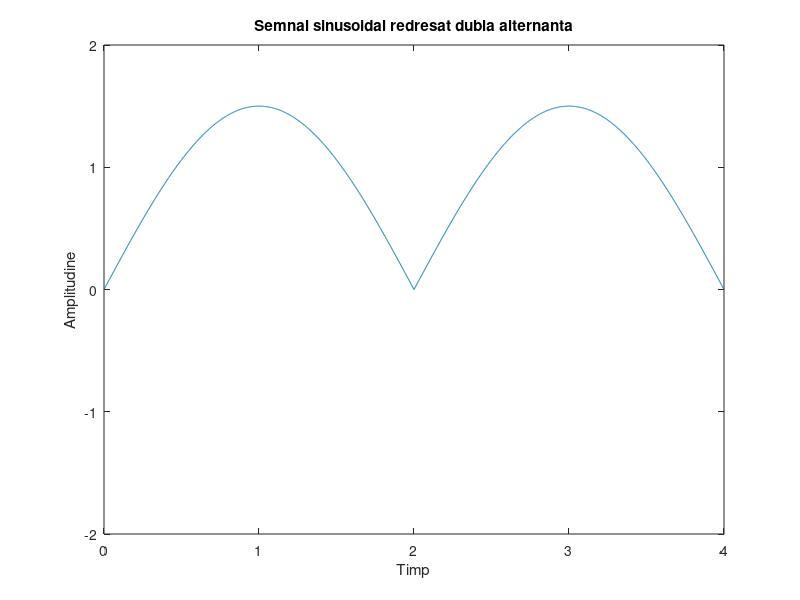

Write the MATLAB code that produced this figure.
t=0:0.002:4;		%realizarea vectorului de timp

s=abs(1.5*sin(((2*pi)/4)*t));		%realizarea si redresarea dubla alternanta a semnalului sinusoidal

plot(t, s);			%reprezentarea grafica a semnalului cerut
axis([0 4 -2 2]);
title ('Semnal sinusoidal redresat dubla alternanta');
xlabel('Timp');
ylabel('Amplitudine');


